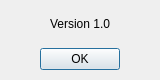
<?xml version="1.0" encoding="UTF-8"?>
<ui version="4.0">
 <class>VersionDialog</class>
 <widget class="QDialog" name="VersionDialog">
  <property name="windowModality">
   <enum>Qt::WindowModal</enum>
  </property>
  <property name="geometry">
   <rect>
    <x>0</x>
    <y>0</y>
    <width>160</width>
    <height>80</height>
   </rect>
  </property>
  <property name="windowTitle">
   <string>Version</string>
  </property>
  <property name="windowIcon">
   <iconset>
    <normaloff>../../images/qlot_512.svg</normaloff>../../images/qlot_512.svg</iconset>
  </property>
  <widget class="QWidget" name="verticalLayoutWidget">
   <property name="geometry">
    <rect>
     <x>0</x>
     <y>0</y>
     <width>160</width>
     <height>80</height>
    </rect>
   </property>
   <layout class="QVBoxLayout" name="verticalLayout">
    <property name="leftMargin">
     <number>5</number>
    </property>
    <property name="topMargin">
     <number>5</number>
    </property>
    <property name="rightMargin">
     <number>5</number>
    </property>
    <property name="bottomMargin">
     <number>10</number>
    </property>
    <item>
     <widget class="QLabel" name="label_Version">
      <property name="text">
       <string>Version 1.0</string>
      </property>
      <property name="alignment">
       <set>Qt::AlignCenter</set>
      </property>
     </widget>
    </item>
    <item>
     <layout class="QHBoxLayout" name="horizontalLayout">
      <item>
       <spacer name="horizontalSpacer">
        <property name="orientation">
         <enum>Qt::Horizontal</enum>
        </property>
        <property name="sizeHint" stdset="0">
         <size>
          <width>40</width>
          <height>20</height>
         </size>
        </property>
       </spacer>
      </item>
      <item>
       <widget class="QPushButton" name="valide_Version">
        <property name="text">
         <string>OK</string>
        </property>
       </widget>
      </item>
      <item>
       <spacer name="horizontalSpacer_2">
        <property name="orientation">
         <enum>Qt::Horizontal</enum>
        </property>
        <property name="sizeHint" stdset="0">
         <size>
          <width>40</width>
          <height>20</height>
         </size>
        </property>
       </spacer>
      </item>
     </layout>
    </item>
   </layout>
  </widget>
 </widget>
 <resources/>
 <connections>
  <connection>
   <sender>valide_Version</sender>
   <signal>clicked()</signal>
   <receiver>VersionDialog</receiver>
   <slot>accept()</slot>
   <hints>
    <hint type="sourcelabel">
     <x>198</x>
     <y>113</y>
    </hint>
    <hint type="destinationlabel">
     <x>199</x>
     <y>149</y>
    </hint>
   </hints>
  </connection>
 </connections>
</ui>
